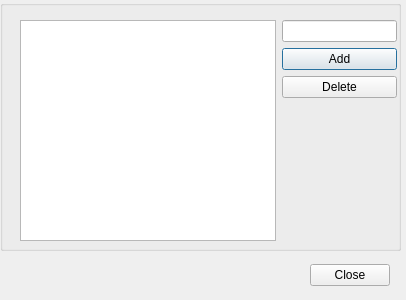
<?xml version="1.0" encoding="UTF-8"?>
<ui version="4.0">
 <class>Form</class>
 <widget class="QWidget" name="Form">
  <property name="geometry">
   <rect>
    <x>0</x>
    <y>0</y>
    <width>406</width>
    <height>300</height>
   </rect>
  </property>
  <property name="windowTitle">
   <string>Form</string>
  </property>
  <widget class="QGroupBox" name="groupBox">
   <property name="geometry">
    <rect>
     <x>0</x>
     <y>0</y>
     <width>401</width>
     <height>251</height>
    </rect>
   </property>
   <property name="title">
    <string/>
   </property>
   <widget class="QWidget" name="">
    <property name="geometry">
     <rect>
      <x>20</x>
      <y>20</y>
      <width>377</width>
      <height>221</height>
     </rect>
    </property>
    <layout class="QHBoxLayout" name="horizontalLayout">
     <item>
      <widget class="QListWidget" name="wordlist">
       <property name="sizePolicy">
        <sizepolicy hsizetype="Fixed" vsizetype="Expanding">
         <horstretch>0</horstretch>
         <verstretch>1</verstretch>
        </sizepolicy>
       </property>
      </widget>
     </item>
     <item>
      <layout class="QVBoxLayout" name="verticalLayout">
       <item>
        <widget class="QLineEdit" name="line">
         <property name="mouseTracking">
          <bool>false</bool>
         </property>
         <property name="focusPolicy">
          <enum>Qt::ClickFocus</enum>
         </property>
        </widget>
       </item>
       <item>
        <widget class="QPushButton" name="addbutton">
         <property name="text">
          <string>Add</string>
         </property>
         <property name="autoDefault">
          <bool>true</bool>
         </property>
         <property name="default">
          <bool>true</bool>
         </property>
        </widget>
       </item>
       <item>
        <widget class="QPushButton" name="deletebutton">
         <property name="text">
          <string>Delete</string>
         </property>
        </widget>
       </item>
       <item>
        <spacer name="verticalSpacer">
         <property name="orientation">
          <enum>Qt::Vertical</enum>
         </property>
         <property name="sizeHint" stdset="0">
          <size>
           <width>20</width>
           <height>118</height>
          </size>
         </property>
        </spacer>
       </item>
      </layout>
     </item>
    </layout>
   </widget>
  </widget>
  <widget class="QWidget" name="">
   <property name="geometry">
    <rect>
     <x>10</x>
     <y>260</y>
     <width>380</width>
     <height>30</height>
    </rect>
   </property>
   <layout class="QHBoxLayout" name="horizontalLayout_2">
    <item>
     <spacer name="horizontalSpacer">
      <property name="orientation">
       <enum>Qt::Horizontal</enum>
      </property>
      <property name="sizeHint" stdset="0">
       <size>
        <width>278</width>
        <height>20</height>
       </size>
      </property>
     </spacer>
    </item>
    <item>
     <widget class="QPushButton" name="closebutton">
      <property name="text">
       <string>Close</string>
      </property>
     </widget>
    </item>
   </layout>
  </widget>
 </widget>
 <resources/>
 <connections/>
</ui>
